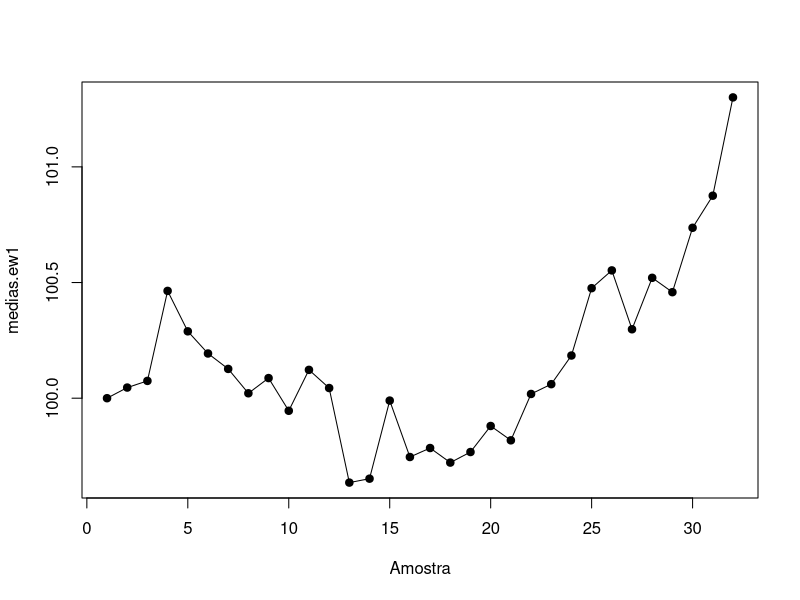

The R source for this figure: (Note: a time limit stopped this script after it produced the figure.)
## ---- chunk 1
ewma1 <- function(x, lambda, mi0){
        Y <- numeric(length(x) + 1)
        Y[1] <- mi0
        for(i in seq_along(Y)[-1]){
            Y[i] <- lambda*x[i - 1] + (1 - lambda)*Y[i - 1]
        }
        return(Y)
}
## ---- chunk 2
dados <- c(
  100.23,100.19,102.02,99.59,99.81,99.86,99.60,100.35,99.38,100.83,
  99.73,98.00,99.72,101.34,98.77,99.94,99.47,99.95,100.33,99.57,
  100.82,100.23,100.68,101.64,100.86,99.28,101.41,100.21,101.85,
  101.43,103.00
)
## ---- chunk 3
alvo <- 100
peso <- 0.2

medias.ew1 <- ewma1(x = dados, lambda = 0.2, mi0 = alvo)
medias.ew1
## ---- chunk 4
plot(medias.ew1, type = "o", pch = 19, xlab = "Amostra")
## ---- chunk 5
ewma2 <- function(x, lambda, mi0){
  ewma3 <- function(i, Y){
    if(i>length(x)+1) return(Y)
    else{
      Y[i] <- lambda*x[i - 1] + (1 - lambda)*Y[i - 1]
      ewma3(i+1, Y)
    }
  }
  Y <- numeric(length(x) + 1)
  Y[1] <- mi0
  ewma3(2, Y)
}

## ---- chunk 6
alvo <- 100
peso <- 0.2

medias.ew2 <- ewma2(x = dados, lambda = 0.2, mi0 = alvo)
medias.ew2
## ---- chunk 7
system.time(replicate(1000, ewma1(dados, 0.2, 100)))["elapsed"]

## ---- chunk 8
system.time(replicate(1000, ewma2(dados, 0.2, 100)))["elapsed"]
## ---- chunk 9
coefBin <- function(n, k){
  if(k > n) return(0)
  if(k == 0 || k == n) return(1)

  valor <- coefBin(n - 1, k - 1) + coefBin(n - 1, k)
  return(valor)
}
## ---- chunk 10
coefBin.iter <- function(n, k){
  if(n - k < k) num <- k else num <- (n - k)
  res <- 1
  for(i in 1:(n - num)){ res <- res*(1 + num/i)}
  return(res)
}
## ---- chunk 11
a <- 4
b <- 2
coefBin(n = a, k = b)
coefBin.iter(n = a, k = b)

#cálculo sem função
fun <- function(n, k){
  vet.k <- 1:k
  prod((n - vet.k + 1)/vet.k)
}
fun(4, 4)
## ---- chunk 12
coefbin.rec <- function(n, k){
  if (k < 0) return(0)
  if (k == 0) return(1)
  
  (n/k)*coefbin.rec(n-1, k-1)
}
## ---- chunk 13
system.time(replicate(10000, coefBin(15.1, 5)))["elapsed"]
## ---- chunk 14
system.time(replicate(1000, coefbin.rec(15.1, 5)))["elapsed"]
## ---- chunk 15
system.time(replicate(1000, fun(15.1, 5)))["elapsed"]
